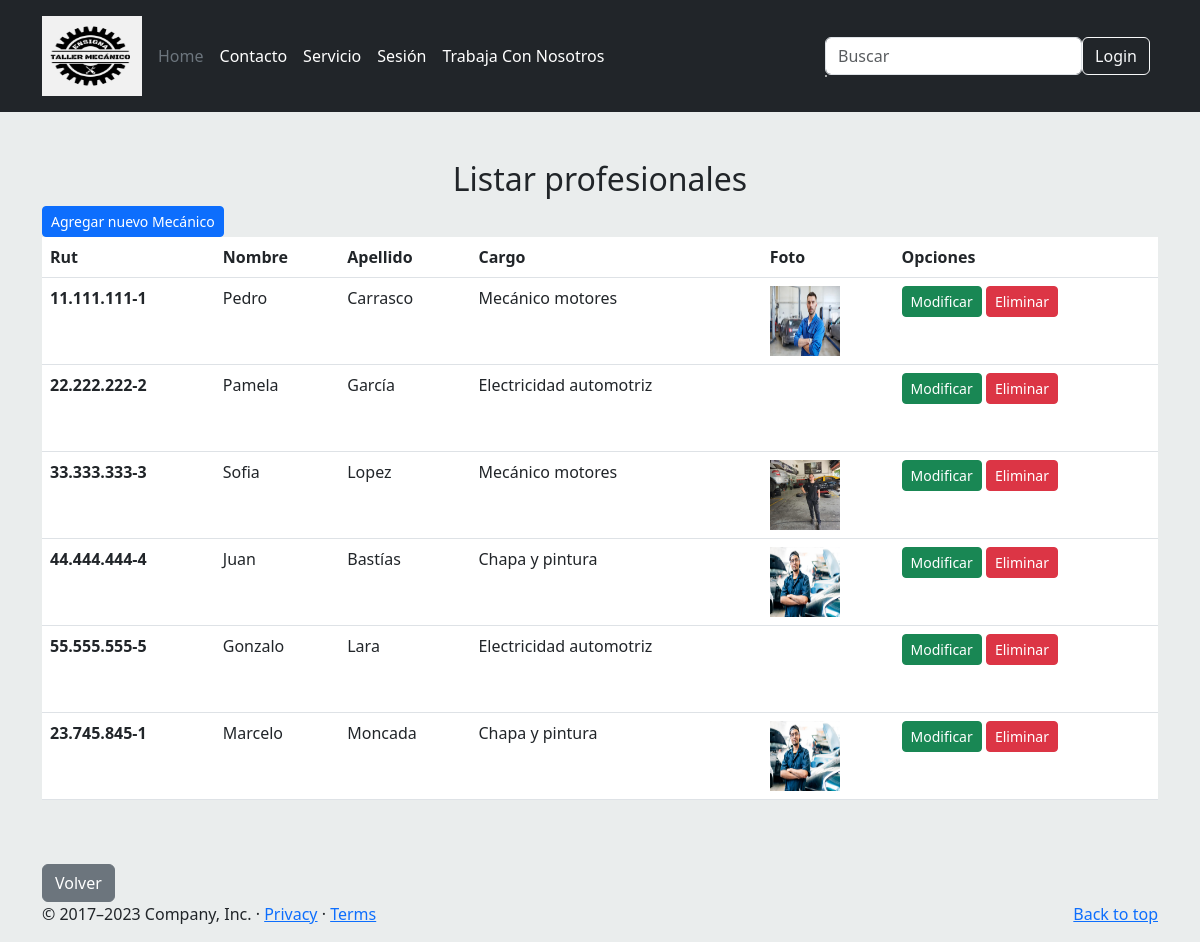
The app's page /mantenedor/profesional/listar/ with its own data.
### appweb/models.py (models this page shows, shortened)
class Mecanico(models.Model):
    id_mecanico = models.AutoField(primary_key=True)
    rut = models.CharField(max_length=15)
    nombre = models.CharField(max_length=100)
    apellido = models.CharField(max_length=80)
    edad = models.IntegerField()
    cargo = models.ForeignKey(Cargo, on_delete=models.PROTECT)
    fecha_nacimiento = models.DateField()
    foto = models.ImageField(null=True, upload_to='mecanicos')
    usuario = models.ForeignKey(User, on_delete=models.CASCADE, blank=True, null=True)

class Cargo(models.Model):
    nombre = models.CharField(max_length=50)
    def __str__(self):
        return self.nombre

### appweb/views.py (the view)
# urls.py: path('mantenedor/profesional/listar/', listar_mecanicos , name="listar_mecanicos"),
def listar_mecanicos(request):
    mecanico = Mecanico.objects.all()
    data = {
        "pagmecanicos" : mecanico
    }
    return render(request, "mantenedor/profesional/listar.html", data)

### appweb/templates/mantenedor/profesional/listar.html (shortened to what this page needs)
{% extends 'base.html' %}
{% block contenido %}
<div class="container mt-5">
    <div class="text-center">
      <h2 class="mt-4">Listar profesionales</h2>
    </div>
    <a href="{% url 'agregar_mecanico' %}" class="btn btn-primary btn-sm" >Agregar nuevo Mecánico </a>
<table class="table">
    <thead>
      <tr>
        <th scope="col">Rut</th>
        <th scope="col">Nombre</th>
        <th scope="col">Apellido</th>
        <th scope="col">Cargo</th>
        <th scope="col">Foto</th>
        <th scope="col"> Opciones </th>
      </tr>
    </thead>
    <tbody>
        {% for p in pagmecanicos %}
      <tr>
        <th scope="row">{{p.rut}}</th>
        <td>{{p.nombre}}</td>
        <td>{{p.apellido}}</td>
        <td>{{p.cargo}}</td>
        <td>
          {% if p.foto %}
                <img width="70" height="70"
                  src="{{p.foto.url}}"
                  class="img-responsive wp-post-image" alt="" decoding="async" loading="lazy">
                {% else %}
                  <img width="270" height="350"
                  src=""
                  class="img-responsive wp-post-image" alt="" decoding="async" loading="lazy">
                {% endif%}
        </td>
        <td>
          <a href="{% url 'modificar_mecanico' p.rut %}" class="btn btn-success btn-sm" >Modificar </a>
          <a href="#" onclick="eliminarMecanico('{{p.rut}}')" class="btn btn-danger btn-sm" >Eliminar </a>
        </td>
      </tr>
      {% endfor %}
    </tbody>
  </table>
  <br>
  <br>
  <a class="btn btn-secondary btn" href="{% url 'tareasadministrador'%}" role="button">Volver</a>
</div>
  {% endblock %}

### records on screen
Mecanico: rut "11.111.111-1", nombre "Pedro", apellido "Carrasco", cargo "Mecánico motores", foto (picture)
Mecanico: rut "22.222.222-2", nombre "Pamela", apellido "García", cargo "Electricidad automotriz", foto (picture)
Mecanico: rut "33.333.333-3", nombre "Sofia", apellido "Lopez", cargo "Mecánico motores", foto (picture)
Mecanico: rut "44.444.444-4", nombre "Juan", apellido "Bastías", cargo "Chapa y pintura", foto (picture)
Mecanico: rut "55.555.555-5", nombre "Gonzalo", apellido "Lara", cargo "Electricidad automotriz", foto (picture)
Mecanico: rut "23.745.845-1", nombre "Marcelo", apellido "Moncada", cargo "Chapa y pintura", foto (picture)
